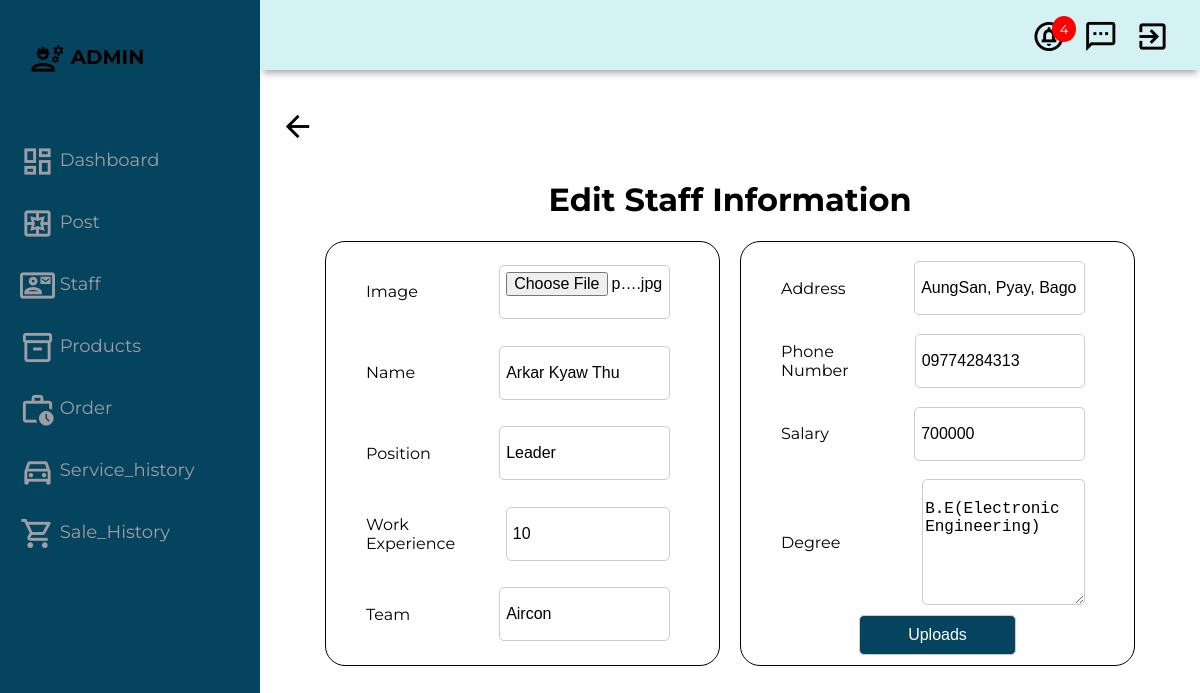
The page /admin_editStaff.php?edit_staff=1 (signed in) on the database its author committed.
### tables this page shows
CREATE TABLE `staff_info` (
  `sid` int(10) NOT NULL,
  `staff_img` varchar(100) NOT NULL,
  `staff_name` varchar(100) NOT NULL,
  `position` varchar(100) NOT NULL,
  `work_experience` int(11) NOT NULL,
  `team` varchar(100) NOT NULL,
  `address` varchar(100) NOT NULL,
  `phno` varchar(100) NOT NULL,
  `about` text NOT NULL,
  `salary` int(11) NOT NULL,
  `status` varchar(100) NOT NULL
);

### admin_editStaff.php (the view, shortened to what this page needs)
<!DOCTYPE html>
<html>
  <head>
    <link rel="stylesheet" href="css/admin.css">
  </head>
<body>
  <div class="grid-container">
<?php
  include "admin_header.php";
  $sid = $_GET['edit_staff'];
  $query="SELECT * FROM staff_info where sid='$sid';";
  $result=mysqli_query($conn,$query);
  $row=mysqli_fetch_assoc($result);
?>
    <main class="main-container">
        <div class="main-title">
          <h2><a href="admin_staff.php"><span class="material-icons-outlined">arrow_back</span></a></h2>
        </div>
        <form action="" method="post" enctype="multipart/form-data">
          <h1 align="center">Edit Staff Information</h1>
          <div class="history-main-card">
            <div class="history-card" style="background: #;">
              <div class="history-card-inner">
                <label for="image">Image</label>
                <input type="file" name="uploadfile" id="image" autocomplete="off" required>
              </div>
              <div class="history-card-inner">
                <label for="brand">Name</label>
                <input type="text" name="name" id="name" value="<?=$row['staff_name']?>" autocomplete="off" required>
              </div>
              <div class="history-card-inner">
                <label for="position">Position</label>
                <input type="text" name="position" id="name" value="<?=$row['position']?>" autocomplete="off" required>
              </div>
              <div class="history-card-inner">
                <label for="work_experience">Work Experience</label>
                <input type="text" name="work_experience" id="work_experience" value="<?=$row['work_experience']?>" autocomplete="off" required>
              </div>
              <div class="history-card-inner">
                <label for="team">Team</label>
                <input type="text" name="team" id="name" value="<?=$row['team']?>" autocomplete="off" required>
              </div>
            </div>
            <div class="history-card" style="background: #;">
              <div class="history-card-inner">
                <label for="work_experience">Address</label>
                <input type="text" name="address" id="work_experience" value="<?=$row['address']?>" autocomplete="off" required>
              </div>
              <div class="history-card-inner">
                <label for="work_experience">Phone Number</label>
                <input type="text" name="phno" id="work_experience" value="<?=$row['phno']?>" autocomplete="off" required>
              </div>
              <div class="history-card-inner">
                <label for="work_experience">Salary</label>
                <input type="text" name="salary" id="work_experience" value="<?=$row['salary']?>" autocomplete="off" required>
              </div>
              <div class="history-card-inner">
                <label for="work_experience">Degree</label>
                <textarea name="about"><?=$row['about']?></textarea>
              </div>
              <div class="history-card-inner">
                <input type="submit" class="btn" name="edit" value="Uploads" required style="margin: auto;">
              </div>
            </div>
          </div>
        </form>
    </main>
  </div>
</body>
</html>

### css/admin.css (style rules this page uses)
body { margin: 0; padding: 0; background-color: #fff; color: black; font-family: 'Montserrat', sans-serif; }
a { color: black; }
.material-icons-outlined { vertical-align: middle; line-height: 1px; font-size: 35px; }
.grid-container { display: grid; grid-template-columns: 260px 1fr 1fr 1fr; grid-template-rows: 0.2fr 3fr; grid-template-areas: 'sidebar header header header' 'sidebar main main main'; height: 100vh; }
.main-container { grid-area: main; overflow-y: auto; padding: 20px 20px; color: black; }
.main-title { display: flex; justify-content: space-between; }
.history-main-card { display: grid; grid-template-columns: 1fr 1fr; gap: 20px; margin: 20px 5%; }
.history-card { display: flex; flex-direction: column; justify-content: space-around; padding: 10px 40px; border: 1px solid black; border-radius: 20px; }
.history-card-inner { display: flex; align-items: center; justify-content: space-between; }

### admin_editStaff.php (style rules this page uses)
.history-card-inner input { height: 40px; width: 50%; margin: 3%; font-size: 16px; padding: 6px 6px; border-radius: 5px; border: 1px solid #ccc; outline: none; }
.history-card-inner textarea { height: 120px; width: 50%; margin: 3%; font-size: 16px; border-radius: 5px; border: 1px solid #ccc; outline: none; }
.btn { height: 35px; background: #05445E; border: 0; border-radius: 5px; color: #fff; font-size: 15px; cursor: pointer; transition: all .3s; margin-top: 10px; padding: 0px 10px; }

### rows shown on the page
staff_info: name "Arkar Kyaw Thu", position "Leader", work_experience "10", team "Aircon", address "AungSan, Pyay, Bago", phno "09774284313", salary "700000", about "B.E(Electronic Engineering)"

### other values the page prints
$num "4"
